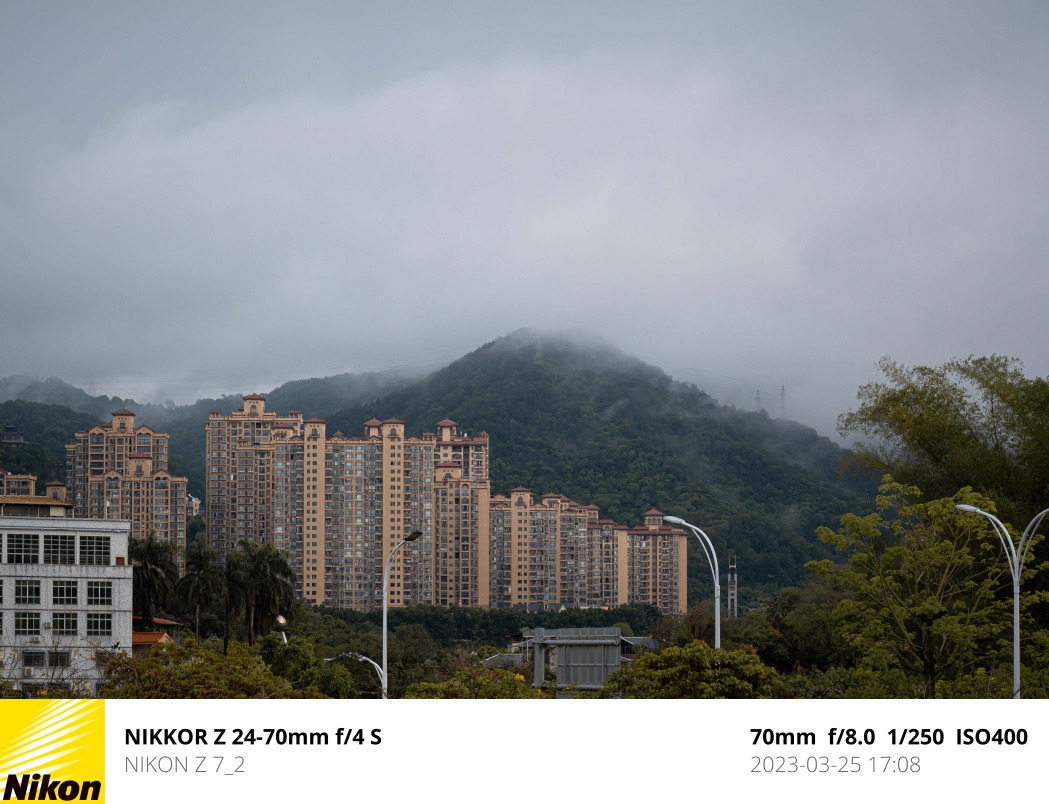
#> input picture images/1-left.jpg, 5242 x 4019 px (shown at 1/5 size); its folder holds only this picture in this run
$ python -i xiaohongshu.py   (imports and definitions only)
#> lines starting #> are read from the running program, lines starting #| are printed output that depends on the picture
"""
小红书多图工具：长图切割 / 九宫格、拼图封面、页码角标、推荐尺寸。

这些函数都是无副作用的纯函数，输入 PIL.Image，返回新的 PIL.Image（或列表），
不会修改或关闭传入的图片对象，方便在 CLI 和 Web 前端复用。
"""
from __future__ import annotations

from pathlib import Path
from typing import Optional

from PIL import Image
from PIL import ImageDraw
from PIL import ImageFont

from utils_pkg import crop_image_to_canvas

ROOT_DIR = Path(__file__).resolve().parent.parent
DEFAULT_BADGE_FONT = ROOT_DIR / "fonts" / "Roboto-Medium.ttf"

# 默认输出 JPEG 质量（小红书工具产物）。
DEFAULT_OUTPUT_QUALITY = 95


# [14 lines left out: function save_jpg, not called in this run]

# 小红书推荐尺寸：label -> (width, height)
XIAOHONGSHU_SIZES = {
    "竖图 3:4 (1080x1440)": (1080, 1440),
    "方图 1:1 (1080x1080)": (1080, 1080),
    "横图 4:3 (1440x1080)": (1440, 1080),
}

# 一键多比例导出可选的比例：label -> (width, height)
MULTI_RATIO_SIZES = {
    "竖图 3:4 (1080x1440)": (1080, 1440),
    "方图 1:1 (1080x1080)": (1080, 1080),
    "竖图 9:16 (1080x1920)": (1080, 1920),
    "横图 4:3 (1440x1080)": (1440, 1080),
}

# 切图模式：label -> mode
SPLIT_MODES = [
    ("竖向切条（长图）", "vertical"),
    ("横向切条（宽幅）", "horizontal"),
    ("九宫格 3x3", "grid"),
]

# 页码角标位置
BADGE_POSITIONS = [
    ("右下角", "bottom_right"),
    ("左下角", "bottom_left"),
    ("右上角", "top_right"),
    ("左上角", "top_left"),
]


# ---------- 切图 ----------

# [24 lines left out: functions split_vertical, split_horizontal, not called in this run]


def split_grid(image: Image.Image, rows: int, cols: int,
               square_first: bool = True) -> list[Image.Image]:
    """
    切成 rows x cols 网格，按行优先顺序返回（适合九宫格无缝大图）。
    square_first=True 时会先把图片按 cols:rows 的比例居中裁切，保证每格比例一致。
    """
    rows = max(1, int(rows))
    cols = max(1, int(cols))

    source = image
    if square_first:
        width, height = image.size
        target_ratio = cols / rows
        current_ratio = width / height
        if abs(current_ratio - target_ratio) > 1e-3:
            if current_ratio > target_ratio:
                new_width = int(round(height * target_ratio))
                new_height = height
            else:
                new_width = width
                new_height = int(round(width / target_ratio))
            source = crop_image_to_canvas(image, new_width, new_height, auto_close=False)

    width, height = source.size
    cell_w = width // cols
    cell_h = height // rows
    pieces: list[Image.Image] = []
    for r in range(rows):
        for c in range(cols):
            left = c * cell_w
            top = r * cell_h
            right = width if c == cols - 1 else (c + 1) * cell_w
            bottom = height if r == rows - 1 else (r + 1) * cell_h
            pieces.append(source.crop((left, top, right, bottom)))

    if source is not image:
        source.close()
    return pieces


def split_image(image: Image.Image, mode: str = "grid", count: int = 3,
                rows: int = 3, cols: int = 3) -> list[Image.Image]:
    """切图统一入口。"""
    if mode == "vertical":
        return split_vertical(image, count)
    if mode == "horizontal":
        return split_horizontal(image, count)
    return split_grid(image, rows, cols)


# ---------- 拼图封面 ----------

# [31 lines left out: function make_collage, not called in this run]


# ---------- 页码角标 ----------

_font_cache: dict[str, ImageFont.FreeTypeFont] = {}


# [138 lines left out: functions _load_badge_font, add_page_number_badge, add_page_numbers, export_multi_ratio, save_jpg_under_size, not called in this run]

>>> import cv2
>>> picture = cv2.imread('../images/1-left.jpg', cv2.IMREAD_GRAYSCALE)
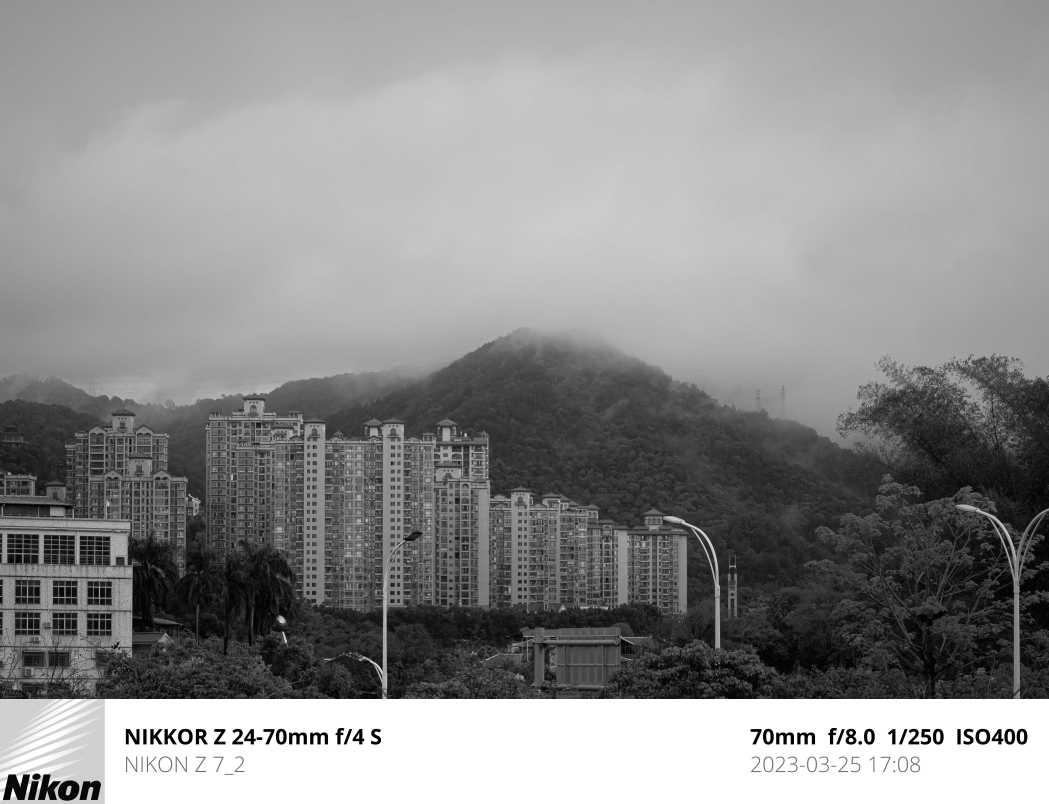
#> picture: shape (4019, 5242) (shown at 1/5 size); min 0, max 255, mean 140.8
>>> result = split_image(picture)
#> (the run stopped early here; a loop or call above may not have finished)

$ run again, on images/1-right-margin.jpg
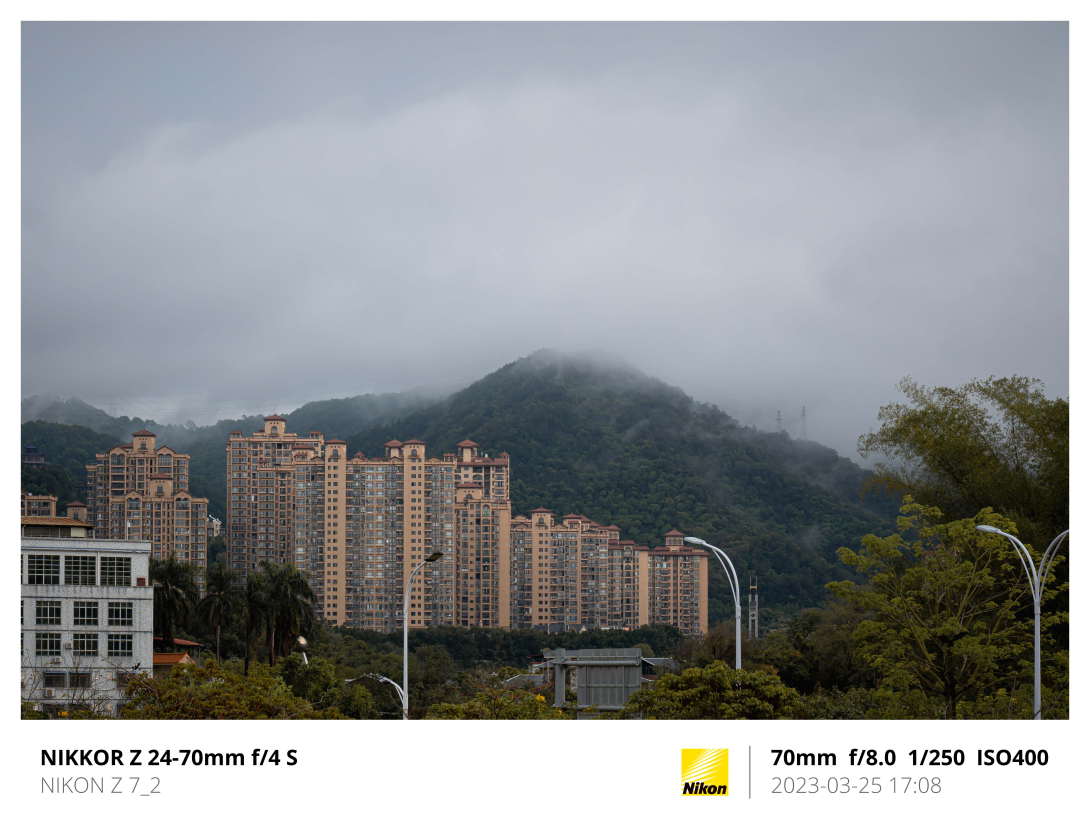
#> input picture images/1-right-margin.jpg, 5450 x 4123 px (shown at 1/5 size)
#> `picture = cv2.imread('../images/1-left.jpg', cv2.IMREAD_GRAYSCALE)`:
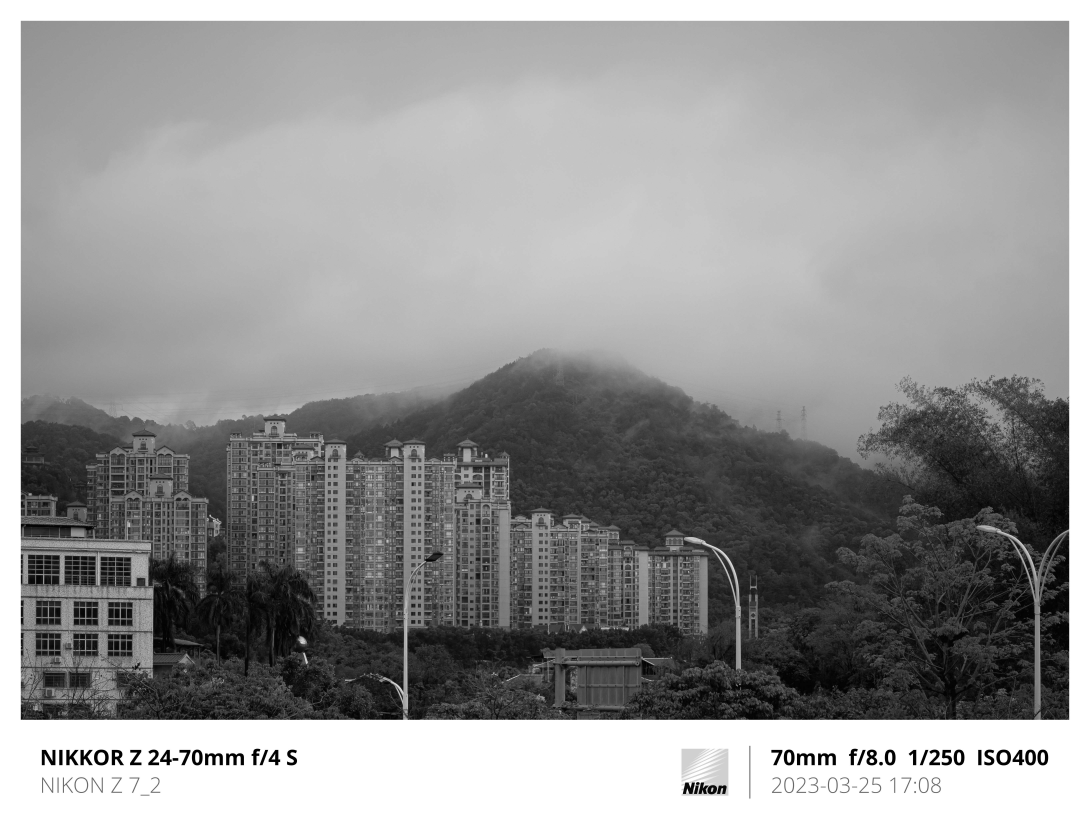
#> picture: shape (4123, 5450) (shown at 1/5 size); min 0, max 255, mean 148.5

$ run again, on images/1-square.jpg
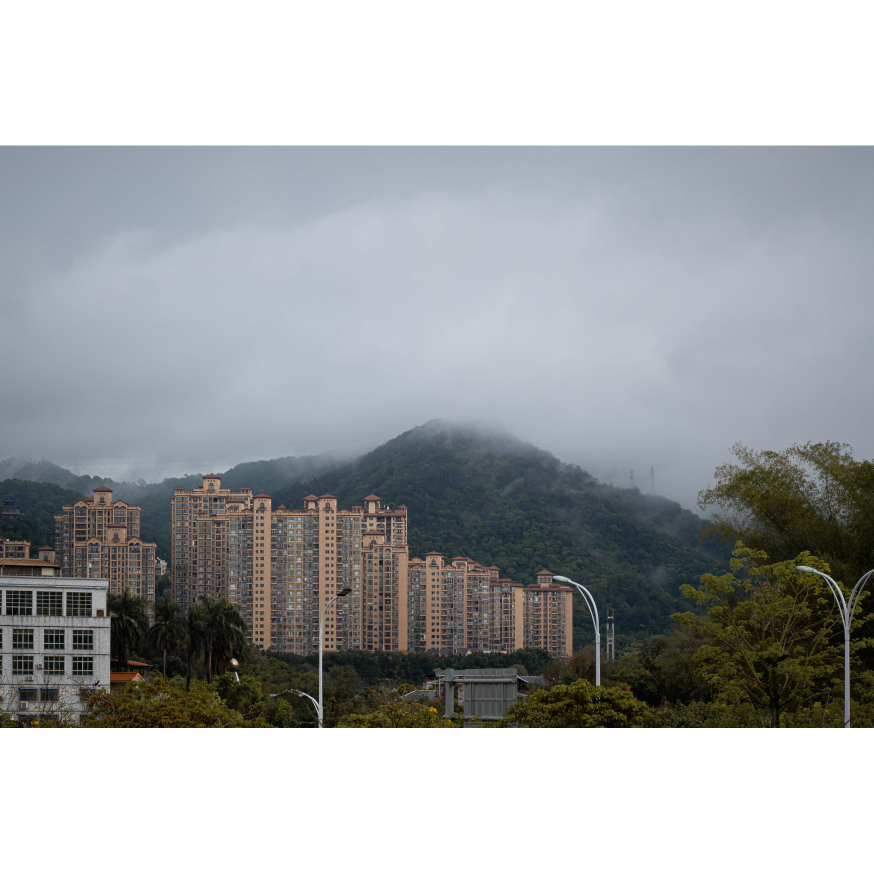
#> input picture images/1-square.jpg, 5242 x 5242 px (shown at 1/6 size)
#> `picture = cv2.imread('../images/1-left.jpg', cv2.IMREAD_GRAYSCALE)`:
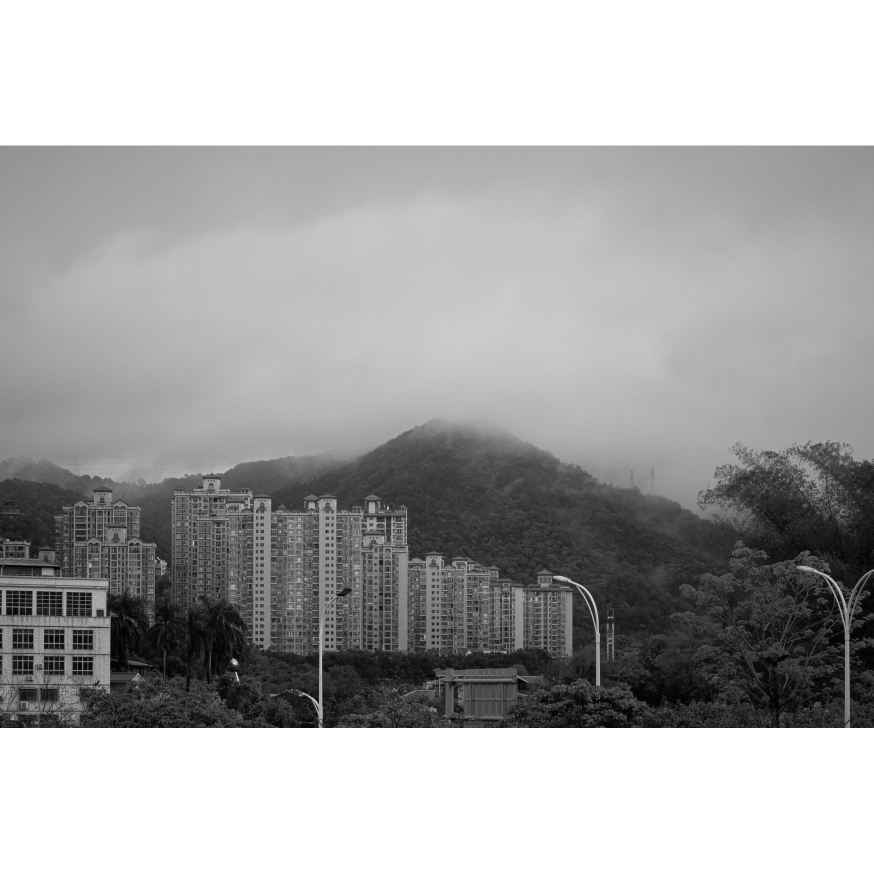
#> picture: shape (5242, 5242) (shown at 1/6 size); min 0, max 255, mean 168.9
